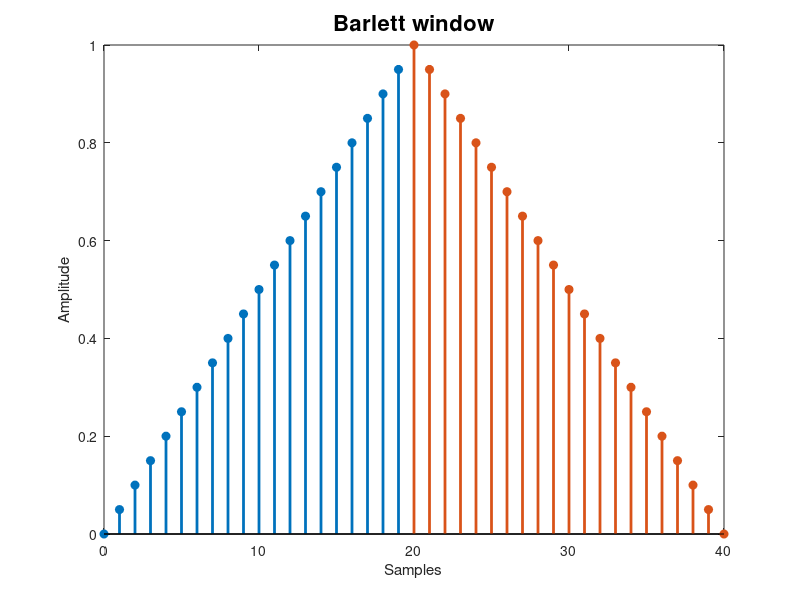

MATLAB code for this plot:
clc;
clear;
close all;
M=40
n=0:1:M;
w1=2*n(1:M/2)/M;
w2=2-(2*n(M/2+1:end)/M);
stem(n(1:M/2), w1, "filled", "linewidth", 2)
hold on
stem(n(M/2+1:end), w2, "filled", "linewidth", 2)
xlabel("Samples")
ylabel("Amplitude")
title("Barlett window", "FontSize", 16)